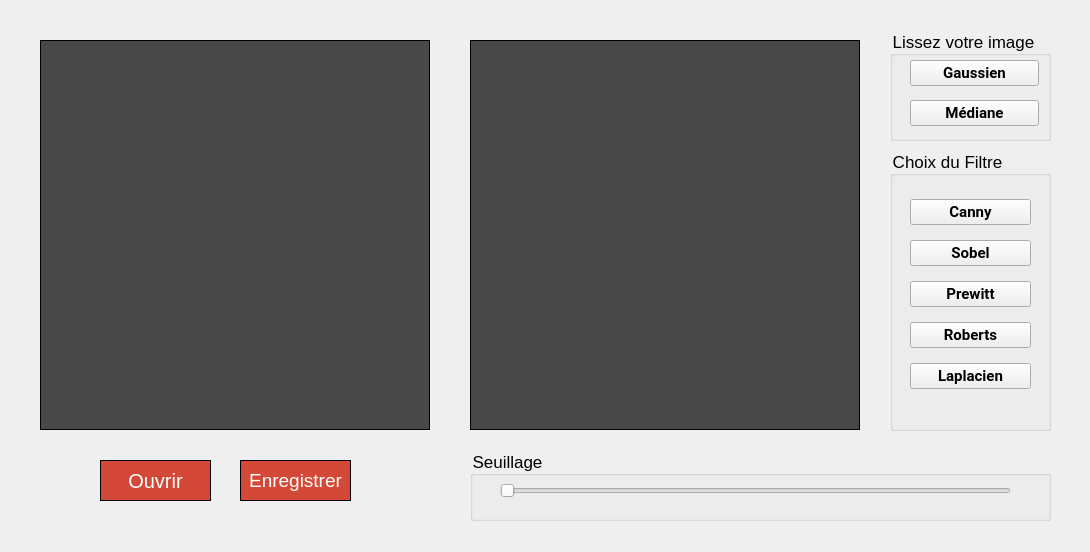
<?xml version="1.0" encoding="UTF-8"?>
<ui version="4.0">
 <class>monContour</class>
 <widget class="QMainWindow" name="monContour">
  <property name="geometry">
   <rect>
    <x>0</x>
    <y>0</y>
    <width>1090</width>
    <height>552</height>
   </rect>
  </property>
  <property name="windowTitle">
   <string>MainWindow</string>
  </property>
  <property name="styleSheet">
   <string notr="true"/>
  </property>
  <widget class="QWidget" name="centralwidget">
   <property name="styleSheet">
    <string notr="true"/>
   </property>
   <widget class="QGroupBox" name="groupFiltre">
    <property name="geometry">
     <rect>
      <x>890</x>
      <y>150</y>
      <width>161</width>
      <height>281</height>
     </rect>
    </property>
    <property name="styleSheet">
     <string notr="true">font-size:13pt;



</string>
    </property>
    <property name="title">
     <string>Choix du Filtre</string>
    </property>
    <widget class="QWidget" name="verticalLayoutWidget">
     <property name="geometry">
      <rect>
       <x>20</x>
       <y>40</y>
       <width>121</width>
       <height>211</height>
      </rect>
     </property>
     <layout class="QVBoxLayout" name="LayoutVertical">
      <item>
       <widget class="QPushButton" name="Canny">
        <property name="styleSheet">
         <string notr="true">font-size:11pt;
font-family:roboto;
font-weight:bold;

</string>
        </property>
        <property name="text">
         <string>Canny</string>
        </property>
       </widget>
      </item>
      <item>
       <widget class="QPushButton" name="Sobel">
        <property name="styleSheet">
         <string notr="true">font-size:11pt;
font-family:roboto;
font-weight:bold;</string>
        </property>
        <property name="text">
         <string>Sobel</string>
        </property>
       </widget>
      </item>
      <item>
       <widget class="QPushButton" name="Prewitt">
        <property name="styleSheet">
         <string notr="true">font-size:11pt;
font-family:roboto;
font-weight:bold;</string>
        </property>
        <property name="text">
         <string>Prewitt</string>
        </property>
       </widget>
      </item>
      <item>
       <widget class="QPushButton" name="Roberts">
        <property name="styleSheet">
         <string notr="true">font-size:11pt;
font-family:roboto;
font-weight:bold;</string>
        </property>
        <property name="text">
         <string>Roberts</string>
        </property>
       </widget>
      </item>
      <item>
       <widget class="QPushButton" name="Laplacien">
        <property name="styleSheet">
         <string notr="true">font-size:11pt;
font-family:roboto;
font-weight:bold;
</string>
        </property>
        <property name="text">
         <string>Laplacien</string>
        </property>
       </widget>
      </item>
     </layout>
     <zorder>Laplacien</zorder>
     <zorder>Canny</zorder>
     <zorder>Sobel</zorder>
     <zorder>Prewitt</zorder>
     <zorder>Roberts</zorder>
    </widget>
   </widget>
   <widget class="QLabel" name="imageSource">
    <property name="geometry">
     <rect>
      <x>40</x>
      <y>40</y>
      <width>390</width>
      <height>390</height>
     </rect>
    </property>
    <property name="styleSheet">
     <string notr="true">border-style:solid;
border-width:1px;
background-color:rgba(0,0,0,0.7);
</string>
    </property>
    <property name="text">
     <string/>
    </property>
   </widget>
   <widget class="QPushButton" name="Ouvrir">
    <property name="geometry">
     <rect>
      <x>100</x>
      <y>460</y>
      <width>111</width>
      <height>41</height>
     </rect>
    </property>
    <property name="styleSheet">
     <string notr="true">font-size:15pt;
border-style:solid;
border-color:black;
border-width:1px;
background-color:#d34836;
color:white;

</string>
    </property>
    <property name="text">
     <string>Ouvrir</string>
    </property>
   </widget>
   <widget class="QLabel" name="imageContour">
    <property name="geometry">
     <rect>
      <x>470</x>
      <y>40</y>
      <width>390</width>
      <height>390</height>
     </rect>
    </property>
    <property name="styleSheet">
     <string notr="true">border-style:solid;
border-width:1px;
background-color:rgba(0,0,0,0.7);
</string>
    </property>
    <property name="text">
     <string/>
    </property>
   </widget>
   <widget class="QGroupBox" name="groupSeuillage">
    <property name="geometry">
     <rect>
      <x>470</x>
      <y>450</y>
      <width>581</width>
      <height>71</height>
     </rect>
    </property>
    <property name="styleSheet">
     <string notr="true">font-size:13pt;</string>
    </property>
    <property name="title">
     <string>Seuillage</string>
    </property>
    <widget class="QSlider" name="slideSeuillage">
     <property name="geometry">
      <rect>
       <x>30</x>
       <y>30</y>
       <width>511</width>
       <height>21</height>
      </rect>
     </property>
     <property name="styleSheet">
      <string notr="true"/>
     </property>
     <property name="maximum">
      <number>255</number>
     </property>
     <property name="orientation">
      <enum>Qt::Horizontal</enum>
     </property>
    </widget>
   </widget>
   <widget class="QGroupBox" name="groupLissage">
    <property name="geometry">
     <rect>
      <x>890</x>
      <y>30</y>
      <width>161</width>
      <height>111</height>
     </rect>
    </property>
    <property name="styleSheet">
     <string notr="true">font-size:13pt;</string>
    </property>
    <property name="title">
     <string>Lissez votre image</string>
    </property>
    <widget class="QPushButton" name="Gaussien">
     <property name="geometry">
      <rect>
       <x>20</x>
       <y>30</y>
       <width>129</width>
       <height>26</height>
      </rect>
     </property>
     <property name="styleSheet">
      <string notr="true">font-size:11pt;
font-family:roboto;
font-weight:bold;</string>
     </property>
     <property name="text">
      <string>Gaussien</string>
     </property>
    </widget>
    <widget class="QPushButton" name="Mediane">
     <property name="geometry">
      <rect>
       <x>20</x>
       <y>70</y>
       <width>129</width>
       <height>26</height>
      </rect>
     </property>
     <property name="styleSheet">
      <string notr="true">font-size:11pt;
font-family:roboto;
font-weight:bold;</string>
     </property>
     <property name="text">
      <string>Médiane</string>
     </property>
    </widget>
   </widget>
   <widget class="QPushButton" name="Enregistrer">
    <property name="geometry">
     <rect>
      <x>240</x>
      <y>460</y>
      <width>111</width>
      <height>41</height>
     </rect>
    </property>
    <property name="styleSheet">
     <string notr="true">font-size:14pt;
border-style:solid;
border-color:black;
border-width:1px;
background-color:#d34836;
color:white;
</string>
    </property>
    <property name="text">
     <string>Enregistrer</string>
    </property>
   </widget>
  </widget>
  <action name="actionOuvrir">
   <property name="text">
    <string>&amp;Ouvrir</string>
   </property>
  </action>
  <action name="actionEnregistrer">
   <property name="text">
    <string>&amp;Enregistrer</string>
   </property>
  </action>
  <action name="actionQuitter">
   <property name="text">
    <string>Quitter</string>
   </property>
  </action>
  <action name="actionInterface_Qt">
   <property name="text">
    <string>Interface Qt</string>
   </property>
  </action>
  <action name="actionFiltre">
   <property name="text">
    <string>Contour</string>
   </property>
  </action>
 </widget>
 <resources/>
 <connections/>
</ui>
